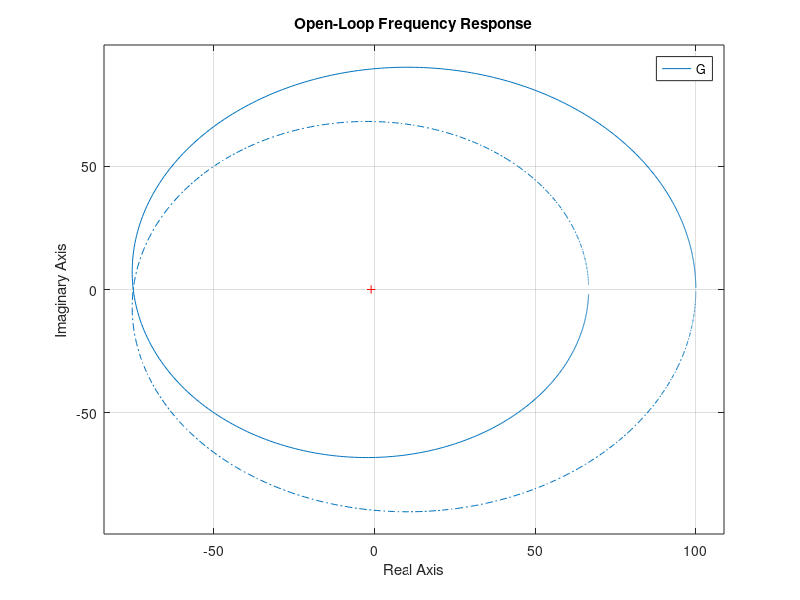

This chart was generated by the following MATLAB code:
clf;
clear all;
clc;
K=100;
numg=[K -3*K 2*K];    % Define numerator of G(s).
deng=[1 4 3];        % Define denominator of G(s).
G=tf(numg, deng);   % Create and display G (s).
nyquist(G)         % Make a Nyquist diagram.
grid on;    
title('Open-Loop Frequency Response');
[Gm,Pm,Wcg,Wcp]=margin(G); % Find margins and margin frequencies. 

fprintf('\n gain margin = %f',20*log10(Gm));
fprintf('\n phase margin = %f \n',Pm);